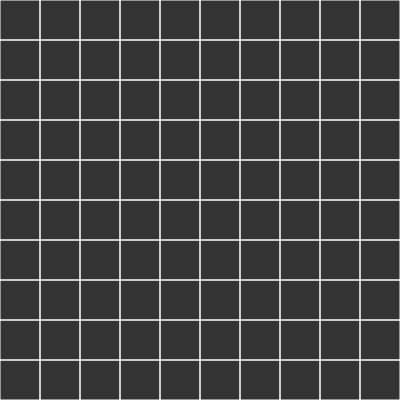
Frame 1 (no input)
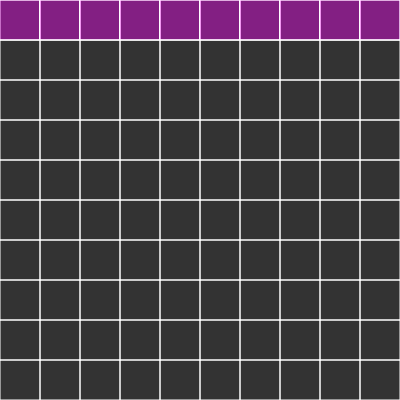
Frame 60 (no input)
Frame 120 (the mouse pressed at the canvas centre since frame 60): identical to frame 60, image omitted

The p5.js sketch that drew these frames (run headless with seeded random() and noise() and a simulated clock; from frame 60 on, the mouse is pressed at the canvas centre):

// p5.js sketch
// ── sketch.js
// global variables

var cols,rows;
var w=40;

var grid=[];

var current;

function setup() {
  // put setup code here
  createCanvas(400,400);
  cols=floor(width/w);
  rows=floor(height/w);


  

  for(var j=0;j<rows;j++)
  {
    for(var i=0;i<cols;i++)
    {
      var cell=new Cell(i,j);
      grid.push(cell);
    }
  }

 current=grid[0];
}

function draw() {
  // put drawing code here
  background(51);

 
  for(var i=0;i<grid.length;i++)
  {
   grid[i].show();
  }
  current.visited=true;
 var next=current.checkNeighbours();

if(next)
{
next.visited=true;
current=next;

}

}


function index(i,j)
{

  if(i<0||j<0||i>cols-1||j>rows-1)
  {
    return -1;
  }
  return i+j*cols;
}

function Cell(i,j)
{
  this.i=i;  // i row
  this.j=j;  // j col

 this.walls=[true,true,true,true];
// top right bottom left


this.checkNeighbours=function()
{

var neighbors=[];

//var index=i+j*cols; // algorithm

var top=grid[index(i,j-1)];
var right=grid[index(i+1,j)];
var left=grid[index(i-1,j)];
var bottom=grid[index(i,j+1)];


if(top && !top.visited)
{
  neighbors.push(top);
}

if(right &&!right.visited)
{
  neighbors.push(right);
}

if(!bottom && !bottom.visited)
{
  neighbors.push(bottom);
}

if(left && !left.visited)
{
  neighbors.push(left);
}


if(neighbors.length>0)
{
  var r=floor(random(0,neighbors.length))
  return neighbors[r];

}
else{
  return undefined;
}


}

this.visited=false;

  this.show=function(){
    var x=this.i*w;
    var y=this.j*w;
    stroke(255);
    // noFill(); 
    // rect(x,y,w,w);
    if(this.walls[0])
    {
    line(x,y,x+w,y);
    }
    if(this.walls[1])
    {
    line(x+w,y,x+w,y+w);
    }
    if(this.walls[2])
    {
    line(x+w,y+w,x,y+w);
    }
    if(this.walls[3])
    {
    line(x,y+w,x,y);
    }

    if(this.visited)
    {
      fill(255,0,255,100);
      rect(x,y,w,w);
    }
   

  }
}
